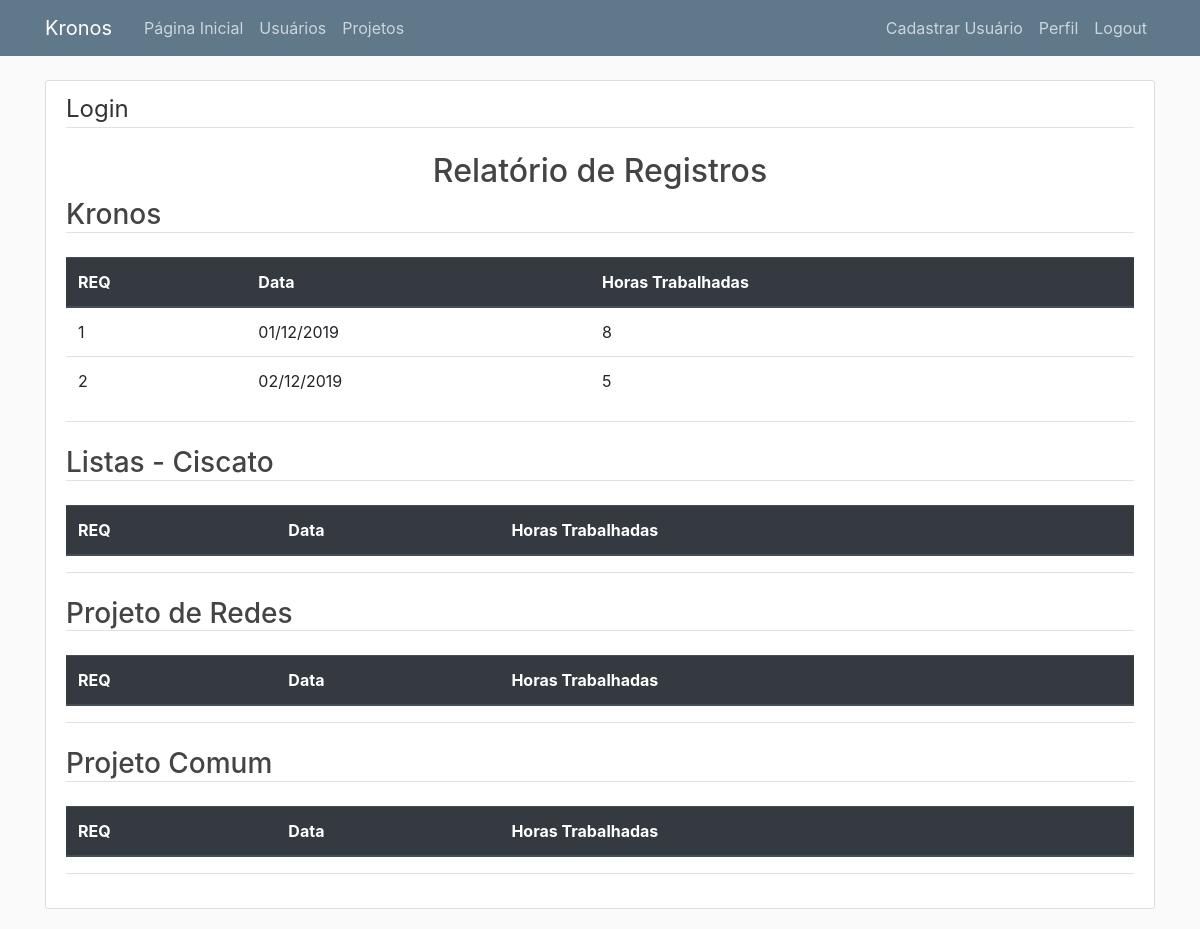
Page /relatorio/1 (signed in) on the earlier database version.
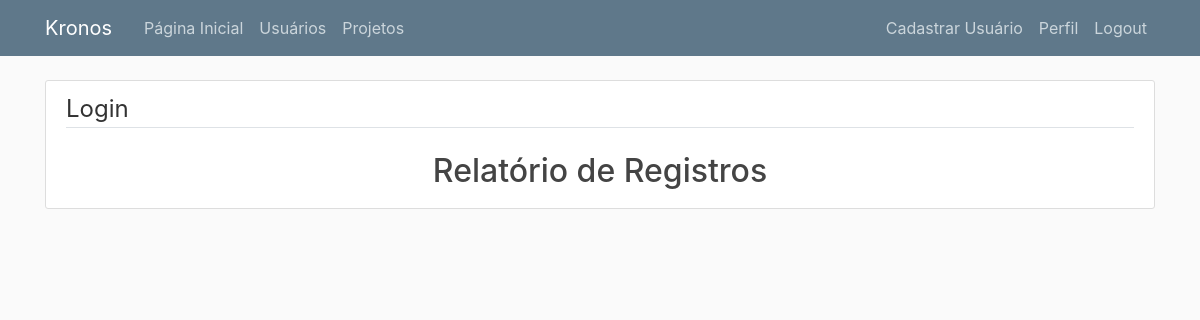
Same page on the later database version.
### kronos/models.py (models this page shows, shortened)
class Projeto(db.Model):
    __tablename__ = 'projetos'
    id = db.Column(db.Integer, primary_key=True)
    nome = db.Column(db.String(50), nullable=False)
    descricao = db.Column(db.Text)
    data_inicio = db.Column(Data, nullable=False, default=datetime.utcnow)
    data_entrega = db.Column(Data, nullable=False)
    total_horas = db.Column(db.Integer, nullable=False, default=0)
    registros = db.relationship('RegistroHoras', backref='projeto', lazy=True)

class RegistroHoras(db.Model):
    __tablename__ = 'registros'
    id = db.Column(db.Integer, primary_key=True)
    data = db.Column(Data, nullable=False)
    aprovacao = db.Column(db.Boolean, default=False)
    total_horas = db.Column(db.Integer, nullable=False)
    usuario_id = db.Column(db.Integer, db.ForeignKey('usuarios.id'), nullable=False)
    projeto_id = db.Column(db.Integer, db.ForeignKey('projetos.id'), nullable=False)

### kronos/routes.py (the view)
@app.route('/relatorio/<int:usuario_id>')
@login_required
def relatorio(usuario_id):
    projetos = Projeto.query.all()
    registros = RegistroHoras.query.filter_by(usuario_id=usuario_id)
    return render_template('relatorio.html', titulo='Relatório Horas/Projeto', registros=registros, projetos=projetos)

### kronos/models.py (called while the page is built)
@login_manager.user_loader
def load_user(usuario_id):
    return Usuario.query.get(int(usuario_id))

### kronos/templates/relatorio.html
{% extends "base.html" %}
{% block content %}
<div class="content-section">
        <legend class="border-bottom mb-4">Login</legend>
        <h2 style="text-align:center">Relatório de Registros</h2>
        {% for projeto in projetos %}
                <h3 class="border-bottom mb-4">{{ projeto.nome }}</h3>
                <table class="table">
                        <thead class="thead-dark">
                                <tr>
                                <th>REQ</th>
                                <th>Data</th>
                                <th>Horas Trabalhadas</th>
                                </tr>
                        </thead>
                        <tbody>
                                {% for registro in registros %}
                                        {% if registro.projeto.id == projeto.id %}
                                                <tr>
                                                        <td>{{ registro.id }}</td>
                                                        <td>{{ registro.data.strftime('%d/%m/%Y') }}</td>
                                                        <td>{{ registro.total_horas }}</td>
                                                </tr>
                                        {% endif %}
                                {% endfor %}
                        </tbody>
                </table>
                <h3 class="border-bottom mb-4">{{ horas }}</h3>
        {% endfor %}
</div>
{% endblock content %}

Differences in the rows shown:
removed Projeto: nome "Kronos"
removed RegistroHoras: id "1", data "01/12/2019", total_horas "8"
removed RegistroHoras: id "2", data "02/12/2019", total_horas "5"
removed Projeto: nome "Listas - Ciscato"
removed Projeto: nome "Projeto de Redes"
removed Projeto: nome "Projeto Comum"
